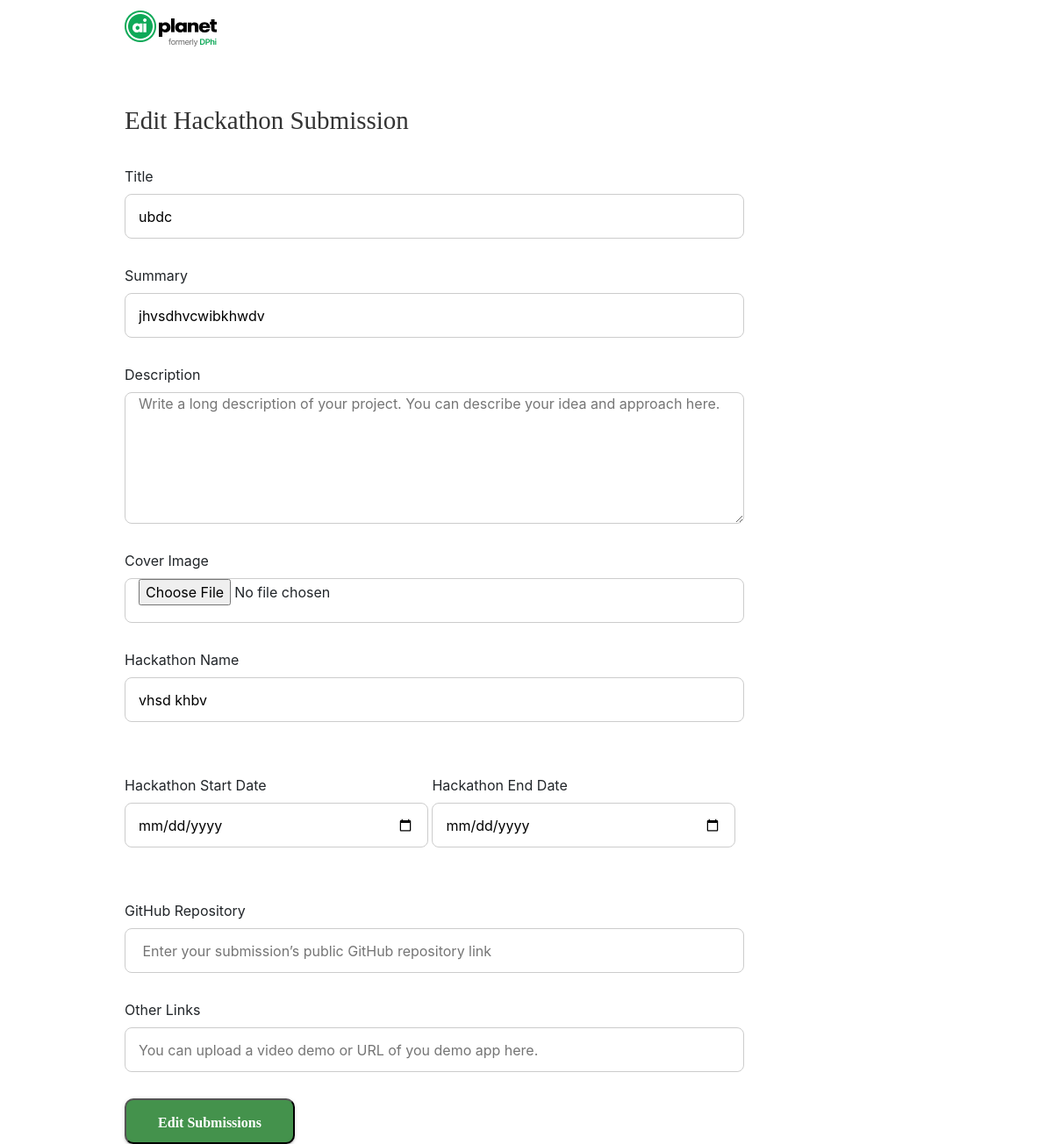
The app's page /editform/1 with its own data.
### home/models.py (models this page shows, shortened)
class submission(models.Model):
    id = models.AutoField('id',primary_key=True)
    flag=models.BooleanField('flag')
    pub_date = models.DateTimeField(auto_now_add= True)
    last_edited= models.DateTimeField(auto_now= True)
    Title=models.CharField('title',blank=False,max_length=200)
    Summary=models.CharField('summary',blank=True,max_length=500)
    Description=models.TextField('summary',blank=True)
    Hackathon_name=models.CharField('hackathonname',blank=False,max_length=200)
    Hackathon_startdate=models.DateField('hackathonstartdate',blank=False)
    Hackathon_enddate=models.DateField('hackathonenddate',blank=False)
    Github=models.URLField('github')
    Other=models.URLField('others',blank=True)
    image=models.ImageField(upload_to="", default=None)

### home/views.py (the view, shortened to what this page needs)
# urls.py: path('editform/<id>', views.editform, name="editform"),
def editform(request,id):
     hack=submission.objects.get(id=id)
     return render(request, "editform.html",{'posts': hack})

### templates/editform.html (shortened to what this page needs)
{%load static%}
<!DOCTYPE html>
<html lang="en">
<head>
    <link href="https://cdn.jsdelivr.net/npm/bootstrap@5.3.0-alpha3/dist/css/bootstrap.min.css" rel="stylesheet">
    <link rel="stylesheet" href="{% static 'css/iform.css' %}">
    <link rel="stylesheet" href="../static/css/bootstrap.min.css">
</head>
<body>
    <div class="header-container">
        <a href="/">
        <img src="{% static 'images/AI Planet Logo.png' %}"  alt="logo"></a>
    </div>
    <div class="iform-container">
    <form action="#" method="POST" enctype="multipart/form-data">  {% csrf_token %}
        <div class="iform-head">
            Edit Hackathon Submission
        </div>
        <div class="input-field">
            <label for="title">Title</label>
            <input name="title" id="title" type="text" value="{{posts.Title}}" placeholder="Title of your submission" required>
        </div>
        <div class="input-field">
            <label for="summary">Summary</label>
            <input name="summary" id="summary" type="text" value="{{posts.Summary}}" placeholder="A short summary of your submission (this will be visible with your submission)" required>
        </div>
        <div class="input-field">
            <label for="description">Description</label>
            <textarea name="description" id="description"  rows="10" cols="93" value="{{posts.Description}}" type="text" placeholder="Write a long description of your project. You can describe your idea and approach here." required></textarea>
        </div>
        <div class="input-field">
            <label for="cover-image">Cover Image</label>
            <input name="image" id="image" type="file" value="{{posts.image.url}}">
        </div>
        <div class="input-field">
            <label for="hackathon-name">Hackathon Name</label>
            <input name="hackathon-name" id="hackathon-name" value="{{posts.Hackathon_name}}" type="text" placeholder="Title of your submission" required>
        </div>
        <div class="input-field field-column">
            <label for="hackathon-start-date">Hackathon Start Date</label>
            <input name="hackathon-start-date" id="hackathon-start-date" value="{{posts.Hackathon_startdate}}" type="date" placeholder="Select start date" required>
        </div>
        <div class="input-field field-column">
            <label for="hackathon-end-date">Hackathon End Date</label>
            <input name="hackathon-end-date" id="hackathon-end-date" value="{{posts.Hackathon_enddate}}" type="date" placeholder="Select end date" required>
        </div>
        <div class="input-field">
            <label for="github-repo">GitHub Repository</label>
            <input name="github-repo" id="github-repo" type="text" value="{{posts.Hackathon_Github}}" placeholder=" Enter your submission’s public GitHub repository link" required>
        </div>
        <div class="input-field">
            <label for="other-links">Other Links</label>
            <input name="other-links" id="other-links" type="text" value="{{posts.Hackathon_Other}}" placeholder="You can upload a video demo or URL of you demo app here. " required>
        </div>
        <button type="submit" class="upload-button">Edit Submissions</button>
        </div>
</body>
</html>

### static/css/iform.css (style rules this page uses)
body { padding: 0; margin: 0; padding-left: 142px; }
.header-container { padding: 12px 00px; margin-left: 0px; }
.iform-container { background: #FFFFFF; border-radius: 24px; margin-top: 50px; max-width: 706px; }
.iform-head { width: 408px; height: 44px; font-family: 'Poppins'; font-style: normal; font-weight: 500; font-size: 29px; line-height: 44px; color: #333333; }
.input-field { margin: 30px 0; }
.input-field label { display: block; }
.input-field input { display: block; width: 100%; border: 1px solid #CCCCCC; border-radius: 8px; height: 51px; padding: 0 15px; }
.input-field textarea { display: block; width: 100%; border: 1px solid #CCCCCC; border-radius: 8px; height: 150px; padding: 0 15px; }
.field-column { width: 49%; display: inline-block; }
.upload-button { position: absolute; width: 194px; height: 52px; padding: 12px 18px; text-align: center; font-family: 'Poppins'; font-style: normal; font-weight: 600; font-size: 16px; line-height: 175%; color: #FFFFFF; background: #44924C; box-shadow: 0px 3px 1px -2px rgba(0, 0, 0, 0.2), 0px 2px 2px rgba(0, 0, 0, 0.14), 0px 1px 5px rgba(0, 0, 0, 0.12); border-radius: 10px; }

### records on screen
submission: title "ubdc", summary "jhvsdhvcwibkhwdv", hackathon-name "vhsd khbv"
